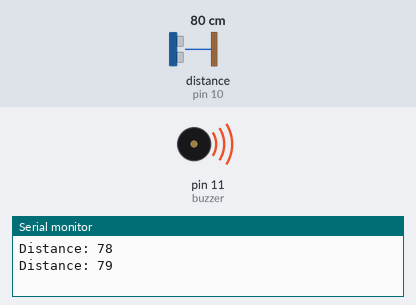
A sketch run on a simulated Arduino Uno, built with avr-gcc and run on an emulated ATmega328P. Shown: buzzer (waves = sounding), the last lines printed to the serial monitor. Wiring (inferred from the names in the program): ultrasonic range finder: trigger pin 9; echo pin 10. The inputs (shaded band) are chosen by the test bench; at power-on: distance to the obstacle (sensor on pin 10) 80 cm. The echo pulse lasts 58.3 µs per cm.

Above: at 1.3 s.
1.4 s: distance to the obstacle (sensor on pin 10) set to 99 cm
4.4 s: distance to the obstacle (sensor on pin 10) set to 108 cm
At 5.7 s:
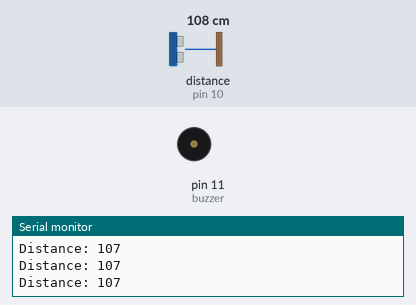
Timing chart, 0 to 7.4 s (numbered marks = the images above; inputs shaded):
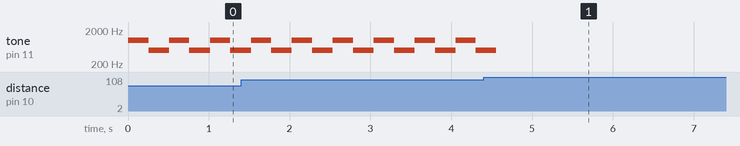

Measured:
- the behaviour switches between 102 and 103 cm on distance to the obstacle (sensor on pin 10) (found by bisection; images 0 and 1)

The sketch:

room-alarm.ino
```cpp
const int trigPin = 9;
const int echoPin = 10;
const int buzzer = 11;

long duration;
int distance;
int safetyDistance;


void setup()
{
  pinMode(trigPin, OUTPUT);
  pinMode(echoPin, INPUT);
  pinMode(buzzer, OUTPUT);

  Serial.begin(9600);
}


void loop()
{
  digitalWrite(trigPin, LOW);
  delayMicroseconds(2);

  digitalWrite(trigPin, HIGH);
  delayMicroseconds(10);
  digitalWrite(trigPin, LOW);

  duration = pulseIn(echoPin, HIGH);

  distance= duration*0.034/2;

  safetyDistance = distance;

  if (safetyDistance <= 100)
  {
    tone(buzzer, 1000);
    delay(250);
    noTone(buzzer);
    tone(buzzer, 500);
    delay(250);
    noTone(buzzer);
  }

  else
  {
    noTone(buzzer);
  }

  Serial.print("Distance: ");
  Serial.println(distance);
}
```
